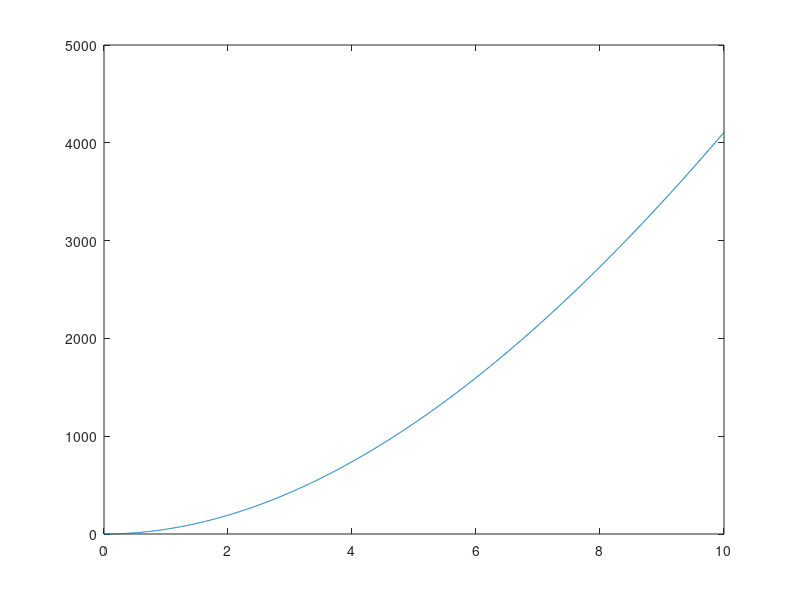

The MATLAB source for this figure:
function main
x=0:0.01:10;
for i=1:length(x)
    fp(i)=feval('ftest',x(i));
end
xlabel('x');
ylabel('y');
plot(x,fp);
format long
trapezic('ftest',0,10,10)
trapezic('ftest',0,10,100)
trapezic('ftest',0,10,1000)
simpsonc('ftest',0,10,10)
simpsonc('ftest',0,10,100)
simpsonc('ftest',0,10,1000)
end

function power=ftest(x)
e0=100; R=0.08; L=4; tc=L/R;
I=(e0/R)*(1-exp(-x/tc));
power=(I^2)*R;
end

function INTf = trapezic(f,a,b,N)

% Approximation of the integral by the composite trapezoid rule

% Input
%   - f to integrate. 
%   - a : initial node
%   - b : final node
%   - N : number of subintervals


INTf = 0; 
if (abs(b - a) < eps | N <= 0) 
    return; 
end

% Compute the step
h = (b - a)/N;

% Compute the integral

s1  = 0.0;
for k=1:N-1
  x = a +k*h;
  s1 = s1 + feval(f,x);
end

INTf = h/2*(feval(f,a) + feval(f,b)) + h*s1;
end

function INTf = simpsonc(f,a,b,N)

% Approximation of the integral by the composite Simpson's rule

% Input
%   - f to integrate. 
%   - a : initial node
%   - b : final node
%   - N : number of subintervals

INTf = 0; 
if (abs(b - a)<1e-12 | N <= 0)
    return; 
end

% Number of subintervals must be even

if (mod(N,2) ~= 0) 
    N = N + 1; 
end

% Compute the step

h = (b - a)/N;

% Compute the integral

s1=0.0;
for k=1:N/2
    x = a + h*(2*k-1);
    s1 = s1 + feval(f,x);
end
s2 = 0.0;
for k=1:N/2-1
    x = a + h*2*k;
    s2 = s2 + feval(f,x);
end

INTf = h/3*(feval(f,a) + feval(f,b) + 4*s1 + 2*s2);
end

